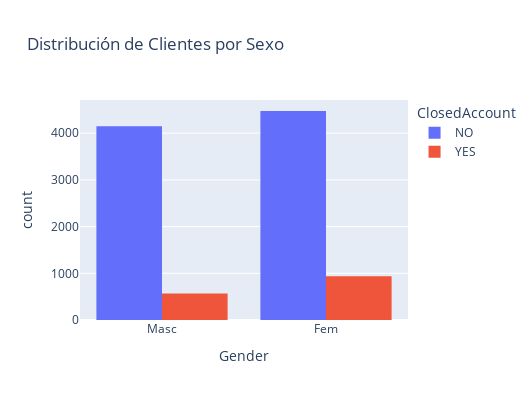
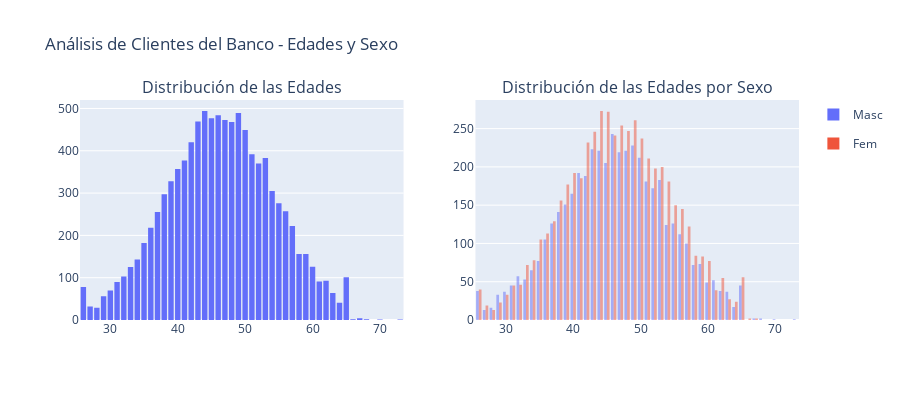
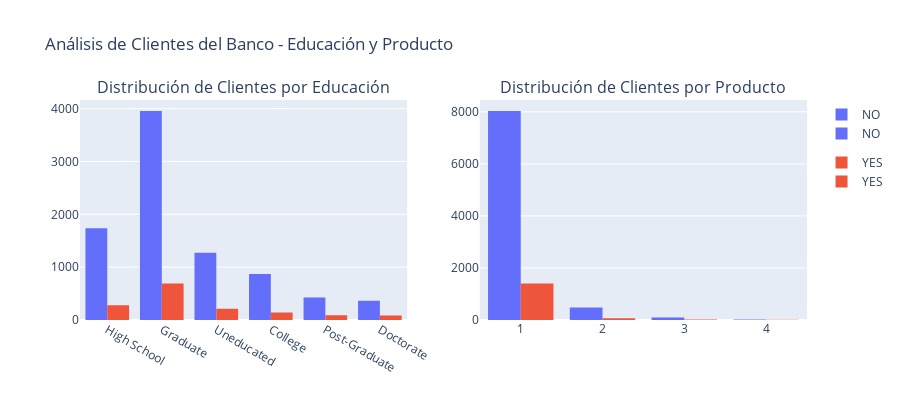
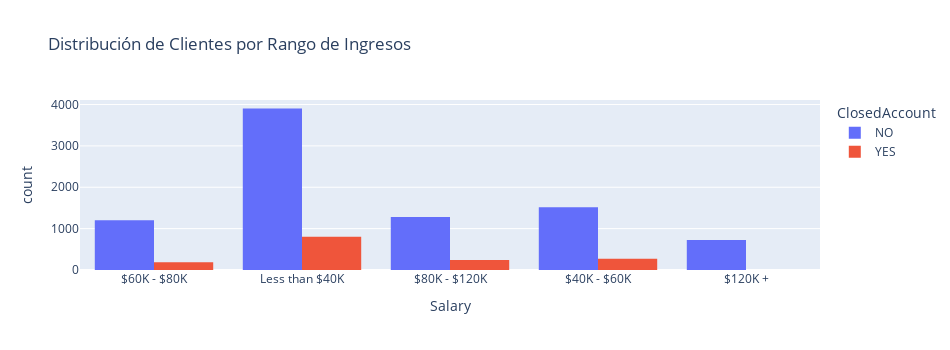

The cell these charts' notebook holds for them, in order:
### Markdown cell above
**Distribución de las variables**

### Code cell
import plotly.graph_objects as go
from plotly.subplots import make_subplots
import plotly.express as px

# i) Distribución de clientes que se han ido y se han quedado por sexo
gender_churn_hist = px.histogram(df, x='Gender', color='ClosedAccount', 
                                 barmode='group', title="Distribución de Clientes por Sexo")
gender_churn_hist.update_layout(
    height=400,
    width=530,
    showlegend=True
)
gender_churn_hist.show()

# Creación de la primera figura de subplots
fig1 = make_subplots(rows=1, cols=2, subplot_titles=("Distribución de las Edades", 
                                                     "Distribución de las Edades por Sexo"))

# ii) Distribución de las edades de los clientes
age_hist = px.histogram(df, x='Age', nbins=50)
for trace in age_hist.data:
    fig1.add_trace(trace, row=1, col=1)

# iii) Distribución de las edades de los clientes por sexo
age_gender_hist = px.histogram(df, x='Age', color='Gender', barmode='overlay', nbins=50)
for trace in age_gender_hist.data:
    fig1.add_trace(trace, row=1, col=2)

fig1.update_layout(height=400, width = 900, showlegend=True, 
                   title_text="Análisis de Clientes del Banco - Edades y Sexo")
fig1.show()

# Creación de la tercera figura de subplots
fig2 = make_subplots(rows=1, cols=2, subplot_titles=("Distribución de Clientes por Educación", 
                                                     "Distribución de Clientes por Producto"))

# iv) Distribución de clientes que se han ido y que se han quedado por educación
education_hist = px.histogram(df, x='Education', color='ClosedAccount', barmode='group')
for trace in education_hist.data:
    fig2.add_trace(trace, row=1, col=1)

# v) Distribución de clientes que se han ido y se han quedado por el producto asociado
product_hist = px.histogram(df, x='Product', color='ClosedAccount', barmode='group')
for trace in product_hist.data:
    fig2.add_trace(trace, row=1, col=2)

fig2.update_layout(height=400, width = 900, showlegend=True, 
                   title_text="Análisis de Clientes del Banco - Educación y Producto")
fig2.show()

# vi) Distribución de clientes por rango de ingresos y estado de la cuenta
salary_hist = px.histogram(df, x='Salary', color='ClosedAccount', barmode='group',
                            title="Distribución de Clientes por Rango de Ingresos")
salary_hist.update_layout(
    height=350,
    width=950,
    showlegend=True
)
salary_hist.show()

### Figure 1 — Plotly figure (JSON) as saved in the notebook; plotly's stock layout.template omitted (floating-point values rounded to 4 significant figures; data arrays with more than 128 entries replaced by an {"elided": "..."} marker saying what was removed)
{"data": [{"alignmentgroup": "True", "bingroup": "x", "hovertemplate": "ClosedAccount=NO<br>Gender=%{x}<br>count=%{y}<extra></extra>", "legendgroup": "NO", "marker": {"color": "#636efa", "pattern": {"shape": ""}}, "name": "NO", "offsetgroup": "NO", "orientation": "v", "showlegend": true, "type": "histogram", "x": {"elided": "8626 str values"}, "xaxis": "x", "yaxis": "y"}, {"alignmentgroup": "True", "bingroup": "x", "hovertemplate": "ClosedAccount=YES<br>Gender=%{x}<br>count=%{y}<extra></extra>", "legendgroup": "YES", "marker": {"color": "#EF553B", "pattern": {"shape": ""}}, "name": "YES", "offsetgroup": "YES", "orientation": "v", "showlegend": true, "type": "histogram", "x": {"elided": "1501 str values"}, "xaxis": "x", "yaxis": "y"}], "layout": {"barmode": "group", "height": 400, "legend": {"title": {"text": "ClosedAccount"}, "tracegroupgap": 0}, "showlegend": true, "title": {"text": "Distribución de Clientes por Sexo"}, "width": 530, "xaxis": {"anchor": "y", "domain": [0, 1], "title": {"text": "Gender"}}, "yaxis": {"anchor": "x", "domain": [0, 1], "title": {"text": "count"}}}}

### Figure 2 — Plotly figure (JSON) as saved in the notebook; plotly's stock layout.template omitted (floating-point values rounded to 4 significant figures; data arrays with more than 128 entries replaced by an {"elided": "..."} marker saying what was removed)
{"data": [{"alignmentgroup": "True", "bingroup": "x", "hovertemplate": "Age=%{x}<br>count=%{y}<extra></extra>", "legendgroup": "", "marker": {"color": "#636efa", "pattern": {"shape": ""}}, "name": "", "nbinsx": 50, "offsetgroup": "", "orientation": "v", "showlegend": false, "type": "histogram", "x": {"elided": "10127 int values"}, "xaxis": "x", "yaxis": "y"}, {"alignmentgroup": "True", "bingroup": "x", "hovertemplate": "Gender=Masc<br>Age=%{x}<br>count=%{y}<extra></extra>", "legendgroup": "Masc", "marker": {"color": "#636efa", "opacity": 0.5, "pattern": {"shape": ""}}, "name": "Masc", "nbinsx": 50, "offsetgroup": "Masc", "orientation": "v", "showlegend": true, "type": "histogram", "x": {"elided": "4717 int values"}, "xaxis": "x2", "yaxis": "y2"}, {"alignmentgroup": "True", "bingroup": "x", "hovertemplate": "Gender=Fem<br>Age=%{x}<br>count=%{y}<extra></extra>", "legendgroup": "Fem", "marker": {"color": "#EF553B", "opacity": 0.5, "pattern": {"shape": ""}}, "name": "Fem", "nbinsx": 50, "offsetgroup": "Fem", "orientation": "v", "showlegend": true, "type": "histogram", "x": {"elided": "5410 int values"}, "xaxis": "x2", "yaxis": "y2"}], "layout": {"annotations": [{"font": {"size": 16}, "showarrow": false, "text": "Distribución de las Edades", "x": 0.225, "xanchor": "center", "xref": "paper", "y": 1, "yanchor": "bottom", "yref": "paper"}, {"font": {"size": 16}, "showarrow": false, "text": "Distribución de las Edades por Sexo", "x": 0.775, "xanchor": "center", "xref": "paper", "y": 1, "yanchor": "bottom", "yref": "paper"}], "height": 400, "showlegend": true, "title": {"text": "Análisis de Clientes del Banco - Edades y Sexo"}, "width": 900, "xaxis": {"anchor": "y", "domain": [0, 0.45]}, "xaxis2": {"anchor": "y2", "domain": [0.55, 1]}, "yaxis": {"anchor": "x", "domain": [0, 1]}, "yaxis2": {"anchor": "x2", "domain": [0, 1]}}}

### Figure 3 — Plotly figure (JSON) as saved in the notebook; plotly's stock layout.template omitted (floating-point values rounded to 4 significant figures; data arrays with more than 128 entries replaced by an {"elided": "..."} marker saying what was removed)
{"data": [{"alignmentgroup": "True", "bingroup": "x", "hovertemplate": "ClosedAccount=NO<br>Education=%{x}<br>count=%{y}<extra></extra>", "legendgroup": "NO", "marker": {"color": "#636efa", "pattern": {"shape": ""}}, "name": "NO", "offsetgroup": "NO", "orientation": "v", "showlegend": true, "type": "histogram", "x": {"elided": "8626 str values"}, "xaxis": "x", "yaxis": "y"}, {"alignmentgroup": "True", "bingroup": "x", "hovertemplate": "ClosedAccount=YES<br>Education=%{x}<br>count=%{y}<extra></extra>", "legendgroup": "YES", "marker": {"color": "#EF553B", "pattern": {"shape": ""}}, "name": "YES", "offsetgroup": "YES", "orientation": "v", "showlegend": true, "type": "histogram", "x": {"elided": "1501 str values"}, "xaxis": "x", "yaxis": "y"}, {"alignmentgroup": "True", "bingroup": "x", "hovertemplate": "ClosedAccount=NO<br>Product=%{x}<br>count=%{y}<extra></extra>", "legendgroup": "NO", "marker": {"color": "#636efa", "pattern": {"shape": ""}}, "name": "NO", "offsetgroup": "NO", "orientation": "v", "showlegend": true, "type": "histogram", "x": {"elided": "8626 int values"}, "xaxis": "x2", "yaxis": "y2"}, {"alignmentgroup": "True", "bingroup": "x", "hovertemplate": "ClosedAccount=YES<br>Product=%{x}<br>count=%{y}<extra></extra>", "legendgroup": "YES", "marker": {"color": "#EF553B", "pattern": {"shape": ""}}, "name": "YES", "offsetgroup": "YES", "orientation": "v", "showlegend": true, "type": "histogram", "x": {"elided": "1501 int values"}, "xaxis": "x2", "yaxis": "y2"}], "layout": {"annotations": [{"font": {"size": 16}, "showarrow": false, "text": "Distribución de Clientes por Educación", "x": 0.225, "xanchor": "center", "xref": "paper", "y": 1, "yanchor": "bottom", "yref": "paper"}, {"font": {"size": 16}, "showarrow": false, "text": "Distribución de Clientes por Producto", "x": 0.775, "xanchor": "center", "xref": "paper", "y": 1, "yanchor": "bottom", "yref": "paper"}], "height": 400, "showlegend": true, "title": {"text": "Análisis de Clientes del Banco - Educación y Producto"}, "width": 900, "xaxis": {"anchor": "y", "domain": [0, 0.45]}, "xaxis2": {"anchor": "y2", "domain": [0.55, 1]}, "yaxis": {"anchor": "x", "domain": [0, 1]}, "yaxis2": {"anchor": "x2", "domain": [0, 1]}}}

### Figure 4 — Plotly figure (JSON) as saved in the notebook; plotly's stock layout.template omitted (floating-point values rounded to 4 significant figures; data arrays with more than 128 entries replaced by an {"elided": "..."} marker saying what was removed)
{"data": [{"alignmentgroup": "True", "bingroup": "x", "hovertemplate": "ClosedAccount=NO<br>Salary=%{x}<br>count=%{y}<extra></extra>", "legendgroup": "NO", "marker": {"color": "#636efa", "pattern": {"shape": ""}}, "name": "NO", "offsetgroup": "NO", "orientation": "v", "showlegend": true, "type": "histogram", "x": {"elided": "8626 str values"}, "xaxis": "x", "yaxis": "y"}, {"alignmentgroup": "True", "bingroup": "x", "hovertemplate": "ClosedAccount=YES<br>Salary=%{x}<br>count=%{y}<extra></extra>", "legendgroup": "YES", "marker": {"color": "#EF553B", "pattern": {"shape": ""}}, "name": "YES", "offsetgroup": "YES", "orientation": "v", "showlegend": true, "type": "histogram", "x": {"elided": "1501 str values"}, "xaxis": "x", "yaxis": "y"}], "layout": {"barmode": "group", "height": 350, "legend": {"title": {"text": "ClosedAccount"}, "tracegroupgap": 0}, "showlegend": true, "title": {"text": "Distribución de Clientes por Rango de Ingresos"}, "width": 950, "xaxis": {"anchor": "y", "domain": [0, 1], "title": {"text": "Salary"}}, "yaxis": {"anchor": "x", "domain": [0, 1], "title": {"text": "count"}}}}
